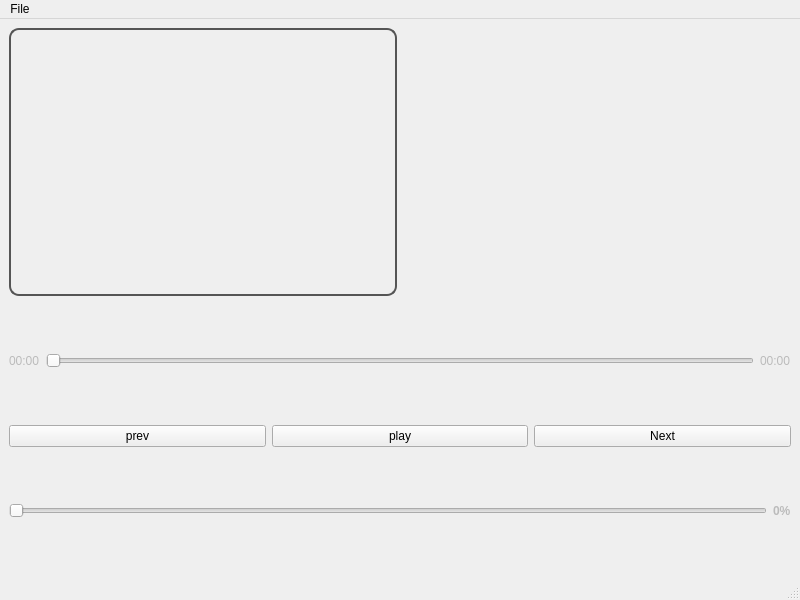
<?xml version="1.0" encoding="UTF-8"?>
<ui version="4.0">
 <class>MainWindow</class>
 <widget class="QMainWindow" name="MainWindow">
  <property name="geometry">
   <rect>
    <x>0</x>
    <y>0</y>
    <width>800</width>
    <height>600</height>
   </rect>
  </property>
  <property name="windowTitle">
   <string>MainWindow</string>
  </property>
  <property name="styleSheet">
   <string notr="true">QMainWindow &gt; QWidget {
    background-color: #202020;
}

QMenu {
    background: #222222;
    color: white;
}
QLabel#label_song {
    color: white;
    font-size: 18px;
    font-weight: bold;
}

QLabel#label_artist {
    color: #bbbbbb;
    font-size: 14px;
}

QMenu::item:selected {
    background: #555555;
}

QMainWindow &gt; QWidget {
    background-color: #202020;
}

QMenu {
    background: #222222;
    color: white;
}

QMenu::item:selected {
    background: #555555;
}</string>
  </property>
  <widget class="QWidget" name="centralwidget">
   <layout class="QHBoxLayout" name="horizontalLayout_5">
    <item>
     <layout class="QVBoxLayout" name="verticalLayout_3">
      <item>
       <layout class="QHBoxLayout" name="horizontalLayout">
        <item>
         <widget class="QLabel" name="label_image">
          <property name="styleSheet">
           <string notr="true">QLabel {
    border: 2px solid #555555;
    border-radius: 10px;
    padding: 3px;
}</string>
          </property>
          <property name="text">
           <string/>
          </property>
         </widget>
        </item>
        <item>
         <layout class="QVBoxLayout" name="verticalLayout">
          <item>
           <widget class="QLabel" name="label_artist">
            <property name="text">
             <string/>
            </property>
           </widget>
          </item>
          <item>
           <widget class="QLabel" name="label_song">
            <property name="text">
             <string/>
            </property>
           </widget>
          </item>
         </layout>
        </item>
       </layout>
      </item>
      <item>
       <layout class="QVBoxLayout" name="verticalLayout_2">
        <item>
         <layout class="QHBoxLayout" name="horizontalLayout_3">
          <item>
           <widget class="QLabel" name="start_duration">
            <property name="styleSheet">
             <string notr="true">QLabel {
    color: #bbbbbb;
    font-size: 12px;
}</string>
            </property>
            <property name="text">
             <string>00:00</string>
            </property>
           </widget>
          </item>
          <item>
           <widget class="QSlider" name="horizontalSlider">
            <property name="orientation">
             <enum>Qt::Orientation::Horizontal</enum>
            </property>
           </widget>
          </item>
          <item>
           <widget class="QLabel" name="end_duration">
            <property name="styleSheet">
             <string notr="true">QLabel {
    color: #bbbbbb;
    font-size: 12px;
}</string>
            </property>
            <property name="text">
             <string>00:00</string>
            </property>
           </widget>
          </item>
         </layout>
        </item>
        <item>
         <layout class="QHBoxLayout" name="horizontalLayout_2">
          <item>
           <widget class="QPushButton" name="prev">
            <property name="text">
             <string>prev</string>
            </property>
           </widget>
          </item>
          <item>
           <widget class="QPushButton" name="play">
            <property name="text">
             <string>play</string>
            </property>
           </widget>
          </item>
          <item>
           <widget class="QPushButton" name="Next">
            <property name="text">
             <string>Next</string>
            </property>
           </widget>
          </item>
         </layout>
        </item>
        <item>
         <layout class="QHBoxLayout" name="horizontalLayout_4">
          <item>
           <widget class="QSlider" name="horizontalSlider_2">
            <property name="orientation">
             <enum>Qt::Orientation::Horizontal</enum>
            </property>
           </widget>
          </item>
          <item>
           <widget class="QLabel" name="volume_label">
            <property name="styleSheet">
             <string notr="true">QLabel {
    color: #bbbbbb;
    font-size: 12px;
    font-weight: bold;
}</string>
            </property>
            <property name="text">
             <string>0%</string>
            </property>
           </widget>
          </item>
         </layout>
        </item>
       </layout>
      </item>
     </layout>
    </item>
   </layout>
  </widget>
  <widget class="QMenuBar" name="menubar">
   <property name="geometry">
    <rect>
     <x>0</x>
     <y>0</y>
     <width>800</width>
     <height>26</height>
    </rect>
   </property>
   <widget class="QMenu" name="menuFile">
    <property name="title">
     <string>File</string>
    </property>
   </widget>
   <addaction name="menuFile"/>
  </widget>
  <widget class="QStatusBar" name="statusbar"/>
 </widget>
 <resources/>
 <connections/>
</ui>
